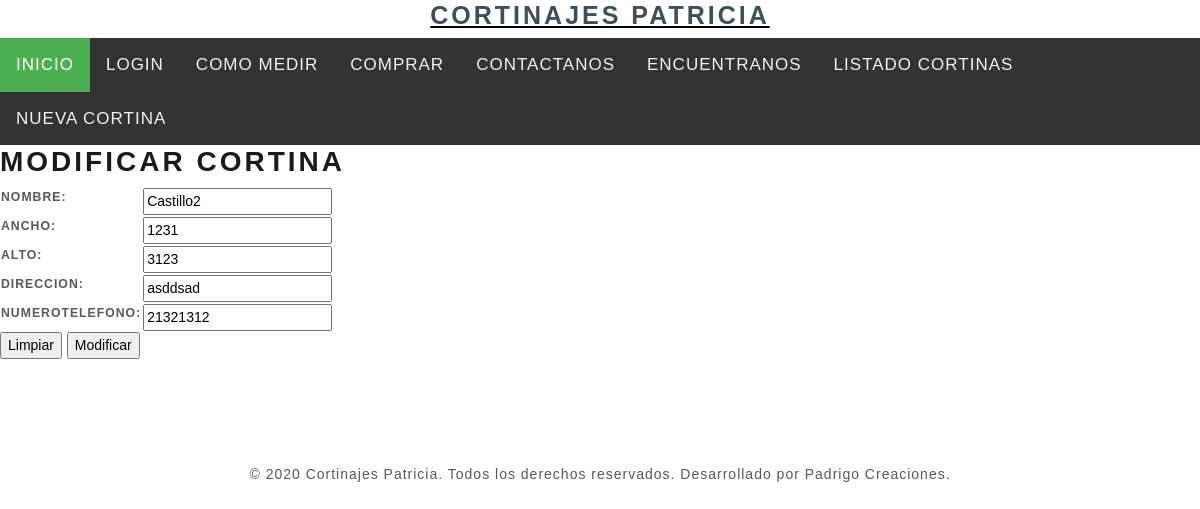
Screenshot of /modificarcortina/13/ with the database file from the repository.
### core/models.py (models this page shows, shortened)
class Cortinas (models.Model):
    nombre = models.CharField(max_length=500)
    ancho = models.IntegerField()
    alto = models.IntegerField()
    direccion = models.CharField(max_length=500)
    numerotelefono = models.IntegerField()

### core/views.py (the view)
# urls.py: path('modificarcortina/<id>/', modificarcortina , name="modificarcortina"),
def modificarcortina(request, id):
    cortinas = Cortinas.objects.get(id=id)
    data = {
        'form':CortinasForm(instance=cortinas)
    }
    if request.method == 'POST':
        formulario = CortinasForm(data=request.POST, instance=cortinas)
        if formulario.is_valid():
            formulario.save()
            data['mensaje'] = "Modificado correctamente"
            data ["form"] = formulario
    return render(request, 'core/modificarcortina.html', data)

### core/forms.py
class CortinasForm(ModelForm):
    class Meta:
        model = Cortinas
        fields = ['nombre', 'ancho', 'alto', 'direccion', 'numerotelefono']

### core/templates/core/modificarcortina.html (shortened to what this page needs)
{% extends 'core/base.html' %}
{% load static %}
{% block contenido %}
<h2>Modificar cortina</h2>
<form action="" method="POST">
    <table>
        {{ form.as_table }}
    </table>
    <input type="reset" value="Limpiar">
    <input type="submit" value="Modificar">
</form>
{% endblock %}

### core/static/core/css/nav.css (style rules this page uses)
body { margin: 0; font-family: Arial, Helvetica, sans-serif; padding-bottom: 70px; }

### rows the page displays
Cortinas: nombre "Castillo2", ancho "1231", alto "3123", direccion "asddsad", numerotelefono "21321312"
